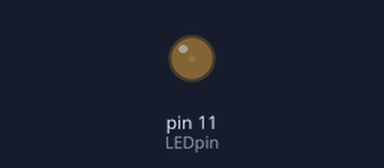
Simulated run of this sketch. Board: Arduino Uno, built with avr-gcc and run on an emulated ATmega328P. On the bench: output pins drawn as LEDs (lit = HIGH).

Above: at 0.05 s.
At 0.6 s:
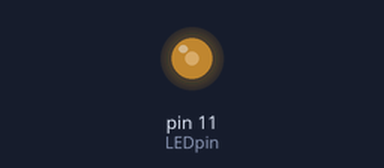
At 1.15 s:
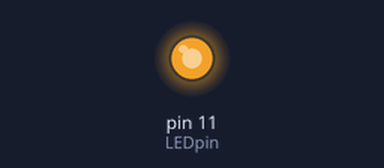
At 2.3 s:
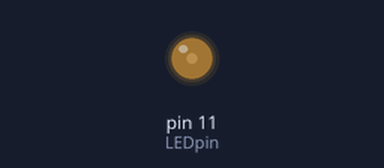
Timing chart, 0 to 5.9 s (numbered marks = the images above):
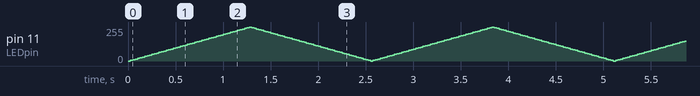

The sketch:

pwmLED.ino
```cpp
int LEDpin = 11; // define LED pin
int bright = 0; // initial value for LED brightness
int increm = 5; // incremental change in PWM frequency
int time = 25; // define time period between changes
void setup() // setup function runs once
{
pinMode(LEDpin, OUTPUT); // LED pin as output
}
void loop() // loop function runs continuously
{
analogWrite(LEDpin, bright); // set LED brightness with PWM
delay(time); // wait for the time period
bright = bright + increm; // increment LED brightness
if(bright <=0 || bright >= 255) increm = - increm;
} // reverse increment when brightness = 0 or 255
```
